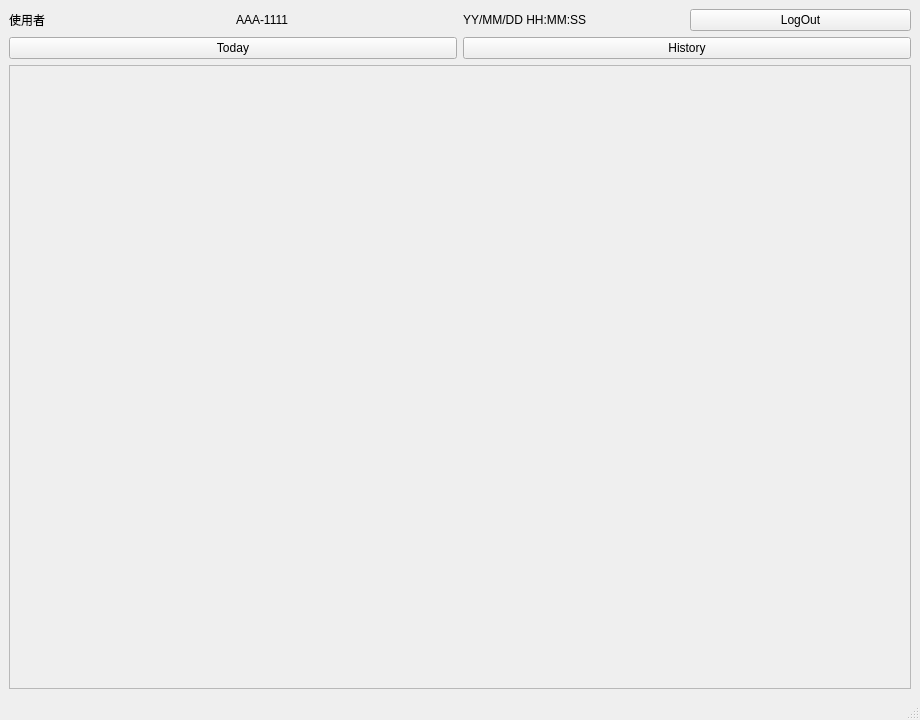
<?xml version="1.0" encoding="UTF-8"?>
<ui version="4.0">
 <class>MainList</class>
 <widget class="QMainWindow" name="MainList">
  <property name="geometry">
   <rect>
    <x>0</x>
    <y>0</y>
    <width>920</width>
    <height>720</height>
   </rect>
  </property>
  <property name="windowTitle">
   <string>MainWindow</string>
  </property>
  <widget class="QWidget" name="centralwidget">
   <layout class="QHBoxLayout" name="horizontalLayout">
    <item>
     <layout class="QGridLayout" name="gridLayout">
      <item row="0" column="2">
       <widget class="QLabel" name="a_3TimeLabel">
        <property name="text">
         <string>YY/MM/DD HH:MM:SS</string>
        </property>
       </widget>
      </item>
      <item row="0" column="3">
       <widget class="QPushButton" name="a_4LogOut">
        <property name="text">
         <string>LogOut</string>
        </property>
       </widget>
      </item>
      <item row="0" column="0">
       <widget class="QLabel" name="a_1NameLabel">
        <property name="text">
         <string>使用者</string>
        </property>
       </widget>
      </item>
      <item row="0" column="1">
       <widget class="QLabel" name="a_2CarLabel">
        <property name="text">
         <string>AAA-1111</string>
        </property>
       </widget>
      </item>
      <item row="1" column="2" colspan="2">
       <widget class="QPushButton" name="b_2History">
        <property name="text">
         <string>History</string>
        </property>
       </widget>
      </item>
      <item row="2" column="0" colspan="4">
       <widget class="QScrollArea" name="c_List">
        <property name="styleSheet">
         <string notr="true">/* 今日頁面的按鈕樣式 */
#todaystart {
    background-color: #3498db; /* 藍色背景 */
    color: white;
    border: none;
    border-radius: 5px;
    padding: 10px 20px;
    font-size: 24px;
    width: 100px;
    height: 50px;
}

#todaystart:hover {
    background-color: #2980b9; /* 懸停時顏色 */
}

#todaystarting {
    background-color: #2980b9; /* 藍色背景 */
    color: white;
    border: none;
    border-radius: 5px;
    padding: 10px 20px;
    font-size: 24px;
    width: 100px;
    height: 50px;
}

#todaystarting:hover {
    background-color: #2980b9; /* 懸停時顏色 */
}

#todayend {
    background-color: #e74c3c; /* 紅色背景 */
    color: white;
    border: none;
    border-radius: 5px;
    padding: 10px 20px;
    font-size: 24px;
    width: 100px;
    height: 50px;
}

#todayend:hover {
    background-color: #c0392b;
}

#todaydiscard {
    background-color: #f39c12; /* 黃色背景 */
    color: white;
    border: none;
    border-radius: 5px;
    padding: 10px 20px;
    font-size: 24px;
    width: 100px;
    height: 50px;
}

#todaydiscard:hover {
    background-color: #e67e22;
}

/* 歷史頁面的按鈕樣式 */
#historyend {
    background-color: #c0392b; /* 紅色背景 */
    color: white;
    border: none;
    border-radius: 5px;
    padding: 10px 20px;
    font-size: 24px;
    width: 100px;
    height: 50px;
    opacity: 0.5; /* 設置透明度，顯示按鈕不可用 */
}

#historyend:hover {
    background-color: #c0392b; /* 禁用時，背景不變 */
}

#historydiscard {
    background-color: #e67e22; /* 黃色背景 */
    color: white;
    border: none;
    border-radius: 5px;
    padding: 10px 20px;
    font-size: 24px;
    width: 100px;
    height: 50px;
    opacity: 0.5; /* 設置透明度，顯示按鈕不可用 */
}

#historydiscard:hover {
    background-color: #e67e22; /* 禁用時，背景不變 */
}
</string>
        </property>
        <property name="widgetResizable">
         <bool>true</bool>
        </property>
        <widget class="QWidget" name="scrollAreaWidgetContents">
         <property name="geometry">
          <rect>
           <x>0</x>
           <y>0</y>
           <width>894</width>
           <height>576</height>
          </rect>
         </property>
        </widget>
       </widget>
      </item>
      <item row="1" column="0" colspan="2">
       <widget class="QPushButton" name="b_1Today">
        <property name="styleSheet">
         <string notr="true"/>
        </property>
        <property name="text">
         <string>Today</string>
        </property>
       </widget>
      </item>
     </layout>
    </item>
   </layout>
  </widget>
  <widget class="QMenuBar" name="menubar">
   <property name="geometry">
    <rect>
     <x>0</x>
     <y>0</y>
     <width>920</width>
     <height>24</height>
    </rect>
   </property>
  </widget>
  <widget class="QStatusBar" name="statusbar"/>
 </widget>
 <resources/>
 <connections/>
</ui>
